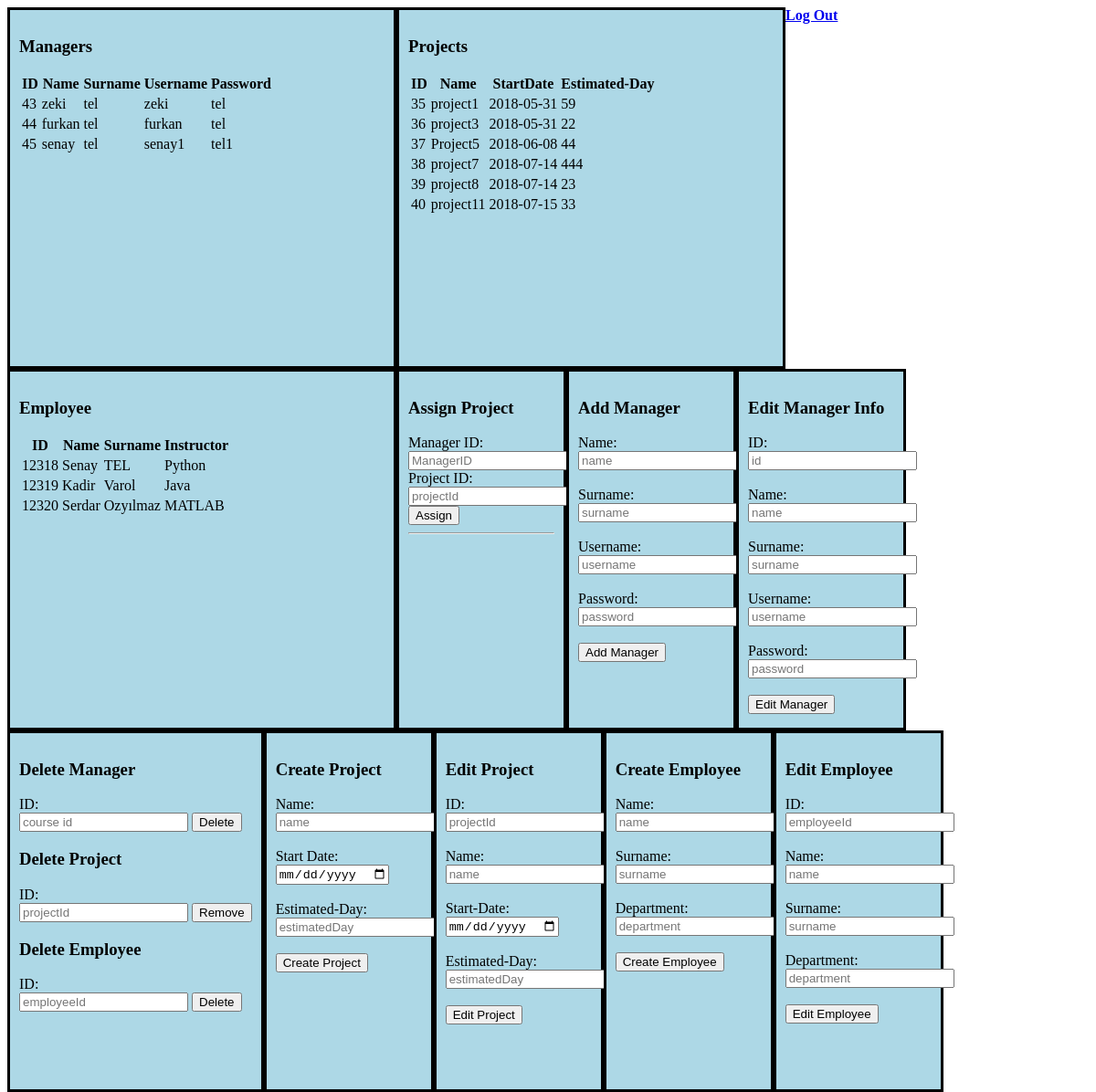
Page /code/adminpage.php on the committed database.
### tables this page shows
CREATE TABLE `users` (
  `id` int(11) NOT NULL AUTO_INCREMENT,
  `username` varchar(45) NOT NULL,
  `password` varchar(45) NOT NULL,
  `name` varchar(45) NOT NULL,
  `surname` varchar(45) NOT NULL,
  `adminOrNot` int(11) NOT NULL,
  PRIMARY KEY (`id`),
  UNIQUE KEY `username_UNIQUE` (`username`),
  UNIQUE KEY `id_UNIQUE` (`id`)
);

CREATE TABLE `projects` (
  `projectId` int(11) NOT NULL AUTO_INCREMENT,
  `name` varchar(45) NOT NULL,
  `startdate` varchar(45) NOT NULL,
  `estimatedDay` int(11) NOT NULL,
  PRIMARY KEY (`projectId`),
  UNIQUE KEY `id_UNIQUE` (`projectId`)
);

CREATE TABLE `employee` (
  `employeeId` int(11) NOT NULL AUTO_INCREMENT,
  `name` varchar(45) NOT NULL,
  `surname` varchar(45) NOT NULL,
  `department` varchar(45) NOT NULL,
  PRIMARY KEY (`employeeId`)
);

### code/adminpage.php (the view, shortened to what this page needs)
<?php
global $connect;
$managers = array();
if ($results = $connect->query("SELECT * FROM users WHERE adminOrNot='0'")) {
	if ($results->num_rows) {
		while ($row = $results->fetch_object()) {
			$managers[] = $row;
		}
	}
}
$projects = array();
if ($results = $connect->query("SELECT * FROM projects")) {
	if ($results->num_rows) {
		while ($row = $results->fetch_object()) {
			$projects[] = $row;
		}
	}
}
$employee = array();
if ($results = $connect->query("SELECT * FROM employee")) {
		if ($results->num_rows) {
			while ($row = $results->fetch_object()) {
				$employee[] = $row;
			}
		}
}
?>
<!DOCTYPE html>
<html>
<head>
	<link href="a.css" rel="stylesheet" type="text/css">
</head>
<body>
<div id="managerTable">
	<h3>Managers</h3>
	<?php
	if (!count($managers)) {
		echo "No Record";
	} else {
	?>
	<table>
		<thead>
			<tr>
				<th>ID</th>
				<th>Name</th>
				<th>Surname</th>
				<th>Username</th>
				<th>Password</th>
			</tr>
		</thead>
		<tbody>
			<?php
			foreach ($managers as $r) {
			?>
			<tr>
				<td><?php echo $r->id; ?></td>
				<td><?php echo $r->name; ?></td>
				<td><?php echo $r->surname; ?></td>
				<td><?php echo $r->username; ?></td>
				<td><?php echo $r->password; ?></td>
			</tr>
			<?php
			}
			?>
		</tbody>
	</table>
	<?php
	}
	?>
</div>
<div id="projectTable">
	<h3>Projects</h3>
	<?php
	if (!count($projects)) {
		echo "No Record";
	} else {
	?>
	<table>
		<thead>
			<tr>
				<th>ID</th>
				<th>Name</th>
				<th>StartDate</th>
				<th>Estimated-Day</th>
			</tr>
		</thead>
		<tbody>
			<?php
			foreach ($projects as $r) {
			?>
			<tr>
				<td><?php echo $r->projectId; ?></td>
				<td><?php echo $r->name; ?></td>
				<td><?php echo $r->startdate; ?></td>
				<td><?php echo $r->estimatedDay; ?></td>
			</tr>
			<?php
			}
			?>
		</tbody>
	</table>
	<?php
	}
	?>
</div>
<div id="employeeTable">
	<h3>Employee</h3>
	<?php
	if (!count($employee)) {
		echo "No Record";
	} else {
	?>
	<table>
		<thead>
			<tr>
				<th>ID</th>
				<th>Name</th>
				<th>Surname</th>
				<th>Instructor</th>
			</tr>
		</thead>
		<tbody>
			<?php
			foreach ($employee as $r) {
			?>
			<tr>
				<td><?php echo $r->employeeId; ?></td>
				<td><?php echo $r->name; ?></td>
				<td><?php echo $r->surname; ?></td>
				<td><?php echo $r->department; ?></td>
			</tr>
			<?php
			}
			?>
		</tbody>
	</table>
	<?php
	}
	?>
</div>
<div id="assignProject">
	<h3>Assign  Project</h3>
        <form action="assignProject.php" method="post">
            Manager ID:<br />
            <input type="text" name="id" placeholder="ManagerID" />
            <br />Project ID:<br />
            <input type="text" name="projectId" placeholder="projectId" />
            <input type="submit" name="assignment" value="Assign" />
        </form>
	<hr>
</div>
<div id="addManager">
	<h3>Add Manager</h3>
        <form action="addManager.php" method="post">
            Name:<br />
            <input type="text" name="name" placeholder="name" />
            <br /><br />
            Surname:<br />
            <input type="text" name="surname" placeholder="surname" />
            <br /><br />
            Username:<br />
            <input type="text" name="username" placeholder="username" />
            <br /><br />
            Password:<br />
            <input type="text" name="password" placeholder="password" />
            <br /><br />
            <input type="submit" value="Add Manager" />
        </form>
</div>
<div id="editManager">
    <h3>Edit Manager Info</h3>
        <form action="editManager.php" method="post">
        	ID:<br />
            <input type="text" name="id" placeholder="id" />
            <br /><br />
            Name:<br />
            <input type="text" name="name" placeholder="name" />
            <br /><br />
            Surname:<br />
            <input type="text" name="surname" placeholder="surname" />
            <br /><br />
            Username:<br />
            <input type="text" name="username" placeholder="username" />
            <br /><br />
            Password:<br />
            <input type="text" name="password" placeholder="password" />
            <br /><br />
            <input type="submit" value="Edit Manager" />
        </form>
</div>
<div id="delete">
        <h3>Delete Manager</h3>
        <form action="deleteManager.php" method="post">
            ID:<br />
            <input type="text" name="id" placeholder="course id" />
            <input type="submit" value="Delete" />
        </form>
    <h3>Delete Project</h3>
        <form action="deleteProject.php" method="post">
            ID:<br />
            <input type="text" name="projectId" placeholder="projectId" />
            <input type="submit" value="Remove" />
        </form>
	<h3>Delete Employee</h3>
        <form action="deleteEmployee.php" method="post">
            ID:<br />
            <input type="text" name="employeeId" placeholder="employeeId" />
            <input type="submit" value="Delete" />
        </form>
</div>
<div id="createProject">
	<h3>Create Project</h3>
        <form action="createProject.php" method="post">
            Name:<br />
            <input type="text" name="name" placeholder="name" />
            <br /><br />
            Start Date:<br />
            <input type="date" name="startdate" placeholder="startdate" />
            <br /><br />
            Estimated-Day:<br />
            <input type="text" name="estimatedDay" placeholder="estimatedDay" />
            <br /><br />
            <input type="submit" value="Create Project" />
        </form>
</div>
<div id="editProject">
    <h3>Edit Project</h3>
        <form action="editProject.php" method="post">
        	ID:<br />
            <input type="text" name="projectId" placeholder="projectId" />
            <br /><br />
            Name:<br />
            <input type="text" name="name" placeholder="name" />
            <br /><br />
            Start-Date:<br />
            <input type="date" name="startdate" placeholder="startdate" />
            <br /><br />
            Estimated-Day:<br />
            <input type="text" name="estimatedDay" placeholder="estimatedDay" />
            <br /><br />
            <input type="submit" value="Edit Project" />
        </form>
</div>
<div id="createEmployee">
	<h3>Create Employee</h3>
        <form action="createEmployee.php" method="post">
            Name:<br />
            <input type="text" name="name" placeholder="name" />
            <br /><br />
            Surname:<br />
            <input type="text" name="surname" placeholder="surname" />
            <br /><br />
            Department:<br />
            <input type="text" name="department" placeholder="department" />
            <br /><br />
            <input type="submit" value="Create Employee" />
        </form>
</div>
<div id="editEmployee">
    <h3>Edit Employee</h3>
        <form action="editEmployee.php" method="post">
        	ID:<br />
            <input type="text" name="employeeId" placeholder="employeeId" />
            <br /><br />
            Name:<br />
            <input type="text" name="name" placeholder="name" />
            <br /><br />
            Surname:<br />
            <input type="text" name="surname" placeholder="surname" />
            <br /><br />
            Department:<br />
            <input type="text" name="department" placeholder="department" />
            <br /><br />
            <input type="submit" value="Edit Employee" />
        </form>
</div>
	<b id="logout"><a href="logout.php">Log Out</a></b>
</body>
</html>

### code/a.css (style rules this page uses)
#managerTable { width:400px; height:370px; margin:0 auto; float:left; padding:10px; background-color:lightblue; border-style: solid; }
#projectTable { width:400px; height:370px; margin:0 auto; float:left; padding:10px; background-color:lightblue; border-style: solid; }
#employeeTable { width:400px; height:370px; margin:0 auto; float:left; padding:10px; background-color:lightblue; border-style: solid; }
#addManager { width:160px; height:370px; margin:0 auto; float:left; padding:10px; background-color:lightblue; border-style: solid; }
#editManager { width:160px; height:370px; margin:0 auto; float:left; padding:10px; background-color:lightblue; border-style: solid; }
#delete { width:160; height:370px; margin:0 auto; float:left; padding:10px; background-color:lightblue; border-style: solid; }
#assignProject { width:160px; height:370px; margin:0 auto; float:left; padding:10px; background-color:lightblue; border-style: solid; }
#createProject { width:160px; height:370px; margin:0 auto; float:left; padding:10px; background-color:lightblue; border-style: solid; }
#editProject { width:160px; height:370px; margin:0 auto; float:left; padding:10px; background-color:lightblue; border-style: solid; }
#createEmployee { width:160px; height:370px; margin:0 auto; float:left; padding:10px; background-color:lightblue; border-style: solid; }
#editEmployee { width:160px; height:370px; margin:0 auto; float:left; padding:10px; background-color:lightblue; border-style: solid; }

### rows in the picture
users: id "43", name "zeki", surname "tel", username "zeki", password "tel"
users: id "44", name "furkan", surname "tel", username "furkan", password "tel"
users: id "45", name "senay", surname "tel", username "senay1", password "tel1"
projects: projectId "35", name "project1", startdate "2018-05-31", estimatedDay "59"
projects: projectId "36", name "project3", startdate "2018-05-31", estimatedDay "22"
projects: projectId "37", name "Project5", startdate "2018-06-08", estimatedDay "44"
projects: projectId "38", name "project7", startdate "2018-07-14", estimatedDay "444"
projects: projectId "39", name "project8", startdate "2018-07-14", estimatedDay "23"
projects: projectId "40", name "project11", startdate "2018-07-15", estimatedDay "33"
employee: employeeId "12318", name "Senay", surname "TEL", department "Python"
employee: employeeId "12319", name "Kadir", surname "Varol", department "Java"
employee: employeeId "12320", name "Serdar", surname "Ozyılmaz", department "MATLAB"
